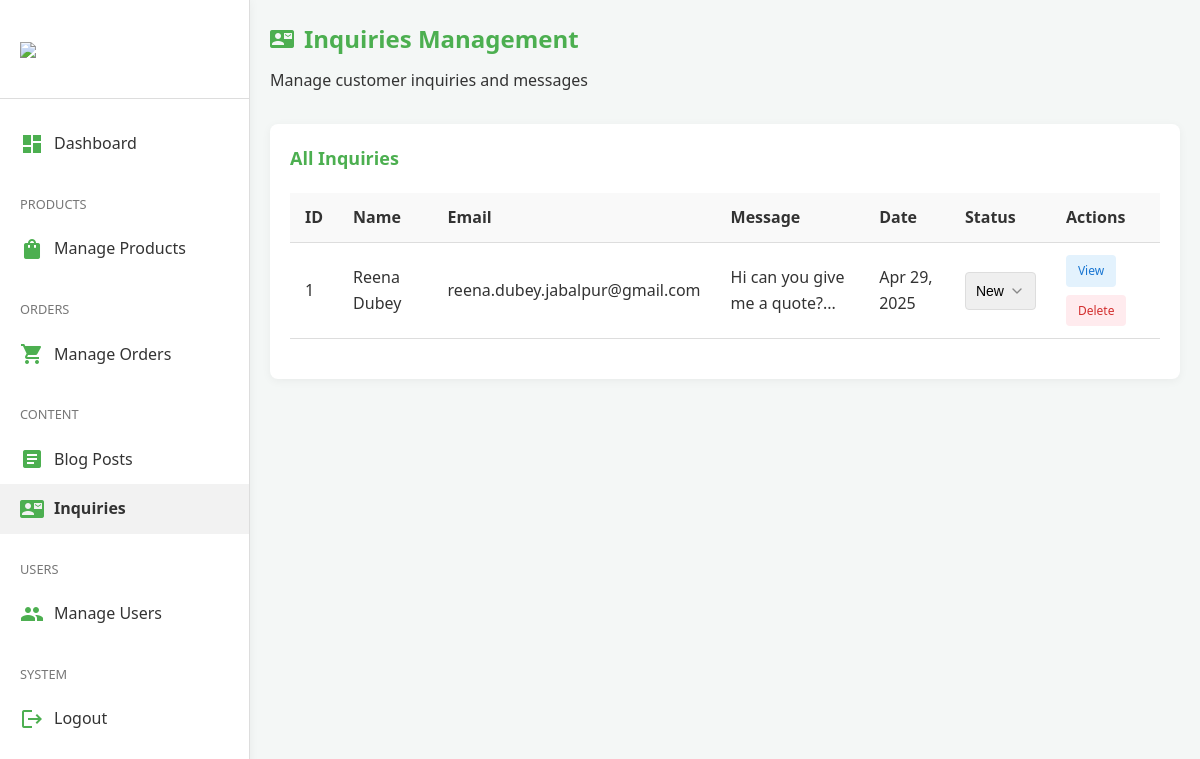
/inquiries.php (signed in), run on the app's committed database.
### tables this page shows
CREATE TABLE `contact_submissions` (
  `id` int(11) NOT NULL,
  `name` varchar(255) NOT NULL,
  `email` varchar(255) NOT NULL,
  `message` text NOT NULL,
  `inquiry_type` varchar(50) NOT NULL,
  `order_id` int(11) DEFAULT NULL,
  `created_at` timestamp NOT NULL DEFAULT current_timestamp(),
  `status` varchar(20) NOT NULL DEFAULT 'new'
);

### inquiries.php (the view, shortened to what this page needs)
<?php
require_once 'db_connect.php';
$inquiries_query = "SELECT c.*
                FROM contact_submissions c
                ORDER BY c.created_at DESC";
$inquiries_result = $conn->query($inquiries_query);
?>
<!DOCTYPE html>
<html lang="en">
<head>
    <link rel="stylesheet" href="admin.css">
</head>
<body>
    <div class="admin-container">
        <?php include 'admin_nav.php'; ?>
        <main class="admin-main">
            <div class="admin-header">
                <h1><i class="material-icons">contact_mail</i> Inquiries Management</h1>
                <p>Manage customer inquiries and messages</p>
            </div>
            <section class="admin-section">
                <h2>All Inquiries</h2>
                <div class="table-container">
                    <table class="admin-table">
                        <thead>
                            <tr>
                                <th>ID</th>
                                <th>Name</th>
                                <th>Email</th>
                                <th>Message</th>
                                <th>Date</th>
                                <th>Status</th>
                                <th>Actions</th>
                            </tr>
                        </thead>
                        <tbody>
                            <?php if ($inquiries_result->num_rows > 0): ?>
                                <?php while($inquiry = $inquiries_result->fetch_assoc()): ?>
                                    <tr>
                                        <td><?php echo $inquiry['id']; ?></td>
                                        <td><?php echo htmlspecialchars($inquiry['name']); ?></td>
                                        <td><?php echo htmlspecialchars($inquiry['email']); ?></td>
                                        <td><?php echo substr(htmlspecialchars($inquiry['message']), 0, 50) . '...'; ?></td>
                                        <td><?php echo date('M d, Y', strtotime($inquiry['created_at'])); ?></td>
                                        <td>
                                            <form method="post" action="">
                                                <select name="status" class="form-control" onchange="this.form.submit()">
                                                    <option value="new" <?php echo (!isset($inquiry['status']) || $inquiry['status'] == 'new') ? 'selected' : ''; ?>>New</option>
                                                </select>
                                            </form>
                                        </td>
                                        <td>
                                            <div class="table-actions">
                                                <a href="view_inquiry.php?id=<?php echo $inquiry['id']; ?>" class="btn-view">View</a>
                                                <a href="inquiries.php?delete=<?php echo $inquiry['id']; ?>" class="btn-delete" onclick="return confirm('Are you sure you want to delete this inquiry?')">Delete</a>
                                            </div>
                                        </td>
                                    </tr>
                                <?php endwhile; ?>
                            <?php else: ?>
                                <tr>
                                    <td colspan="7" class="no-data">No inquiries found</td>
                                </tr>
                            <?php endif; ?>
                        </tbody>
                    </table>
                </div>
            </section>
        </main>
    </div>
</body>
</html>

### admin.css (style rules this page uses)
:root { --primary-color: #4caf50; --primary-dark: #388e3c; --primary-light: #c8e6c9; --accent-color: #ff9800; --text-color: #333; --light-text: #777; --light-bg: #f9f9f9; --border-color: #ddd; --success: #4caf50; --warning: #ffc107; --danger-color: #f44336; --hover-color: rgba(0, 0, 0, 0.05); }
* { margin: 0; padding: 0; box-sizing: border-box; }
body { font-family: "Segoe UI", Tahoma, Geneva, Verdana, sans-serif; color: var(--text-color); background-color: #f4f7f6; line-height: 1.6; }
.admin-container { display: flex; min-height: 100vh; }
.admin-main { flex-grow: 1; margin-left: 250px; padding: 20px; }
.admin-header { margin-bottom: 30px; }
.admin-header h1 { font-size: 24px; color: var(--primary-color); display: flex; align-items: center; gap: 10px; margin-bottom: 10px; }
.admin-section { background-color: white; border-radius: 8px; box-shadow: 0 2px 10px rgba(0, 0, 0, 0.05); margin-bottom: 30px; padding: 20px; }
.admin-section h2 { font-size: 18px; margin-bottom: 20px; color: var(--primary-color); display: flex; align-items: center; gap: 10px; }
.table-container { overflow-x: auto; margin-bottom: 20px; }
.admin-table { width: 100%; border-collapse: collapse; }
.admin-table th, .admin-table td { padding: 12px 15px; text-align: left; border-bottom: 1px solid var(--border-color); }
.admin-table th { background-color: var(--light-bg); font-weight: 600; }
.table-actions { display: flex; gap: 8px; flex-wrap: wrap; }
.btn-edit, .btn-delete, .btn-view { display: inline-block; padding: 6px 12px; border-radius: 4px; font-size: 12px; cursor: pointer; text-decoration: none; text-align: center; }
.btn-view { background-color: #e3f2fd; color: #1976d2; }
.btn-delete { background-color: #ffebee; color: #d32f2f; }
.form-control { width: 100%; padding: 10px; border: 1px solid var(--border-color); border-radius: 4px; font-size: 14px; }
select.form-control { -webkit-appearance: none; -moz-appearance: none; appearance: none; background-repeat: no-repeat; background-position: right 10px center; background-size: 16px; padding-right: 30px; }

### data on the page
contact_submissions: id "1", name "Reena Dubey", email "reena.dubey.jabalpur@gmail.com", message "Hi can you give me a quote?", created_at "Apr 29, 2025", status "New"
